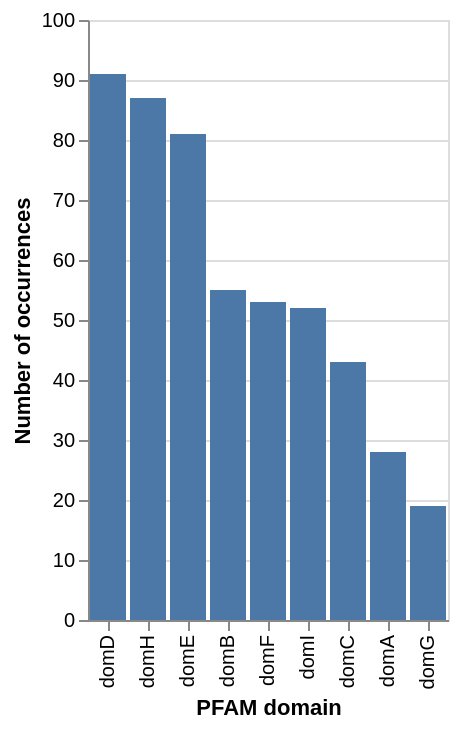

This figure's Vega-Lite source:
### Vega-Lite specification from a JSON file in a GitHub repository (floating-point values rounded to 4 significant figures)
{"$schema": "https://vega.github.io/schema/vega-lite/v4.json", "description": "A simple bar chart with embedded data.", "data": {"values": [{"domain": "domA", "occurrences": 28}, {"domain": "domB", "occurrences": 55}, {"domain": "domC", "occurrences": 43}, {"domain": "domD", "occurrences": 91}, {"domain": "domE", "occurrences": 81}, {"domain": "domF", "occurrences": 53}, {"domain": "domG", "occurrences": 19}, {"domain": "domH", "occurrences": 87}, {"domain": "domI", "occurrences": 52}]}, "mark": "bar", "encoding": {"x": {"field": "domain", "type": "ordinal", "sort": "-y", "axis": {"title": "PFAM domain", "labelAngle": -90}}, "y": {"field": "occurrences", "type": "quantitative", "axis": {"title": "Number of occurrences"}}}}
